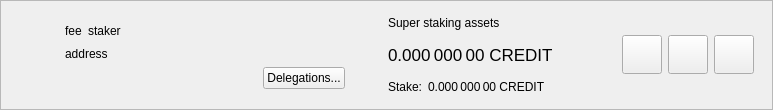
<?xml version="1.0" encoding="UTF-8"?>
<ui version="4.0">
 <class>SuperStakerItemWidget</class>
 <widget class="QWidget" name="SuperStakerItemWidget">
  <property name="geometry">
   <rect>
    <x>0</x>
    <y>0</y>
    <width>773</width>
    <height>110</height>
   </rect>
  </property>
  <property name="sizePolicy">
   <sizepolicy hsizetype="Preferred" vsizetype="Maximum">
    <horstretch>0</horstretch>
    <verstretch>0</verstretch>
   </sizepolicy>
  </property>
  <property name="windowTitle">
   <string>Form</string>
  </property>
  <layout class="QVBoxLayout" name="verticalLayout_2">
   <property name="spacing">
    <number>0</number>
   </property>
   <property name="leftMargin">
    <number>0</number>
   </property>
   <property name="topMargin">
    <number>0</number>
   </property>
   <property name="rightMargin">
    <number>0</number>
   </property>
   <property name="bottomMargin">
    <number>0</number>
   </property>
   <item>
    <widget class="QFrame" name="superStakerItemFrame">
     <property name="frameShape">
      <enum>QFrame::StyledPanel</enum>
     </property>
     <property name="frameShadow">
      <enum>QFrame::Raised</enum>
     </property>
     <layout class="QHBoxLayout" name="horizontalLayout">
      <property name="topMargin">
       <number>0</number>
      </property>
      <property name="bottomMargin">
       <number>0</number>
      </property>
      <item>
       <widget class="QLabel" name="superStakerLogo">
        <property name="sizePolicy">
         <sizepolicy hsizetype="Fixed" vsizetype="Fixed">
          <horstretch>0</horstretch>
          <verstretch>0</verstretch>
         </sizepolicy>
        </property>
        <property name="minimumSize">
         <size>
          <width>40</width>
          <height>40</height>
         </size>
        </property>
        <property name="alignment">
         <set>Qt::AlignCenter</set>
        </property>
       </widget>
      </item>
      <item>
       <widget class="QStackedWidget" name="stackedWidget">
        <property name="currentIndex">
         <number>0</number>
        </property>
        <widget class="QWidget" name="page">
         <layout class="QHBoxLayout" name="horizontalLayout_4">
          <item>
           <layout class="QHBoxLayout" name="horizontalLayout_3">
            <item>
             <layout class="QVBoxLayout" name="verticalLayout">
              <property name="rightMargin">
               <number>15</number>
              </property>
              <item>
               <spacer name="verticalSpacer_2">
                <property name="orientation">
                 <enum>Qt::Vertical</enum>
                </property>
                <property name="sizeHint" stdset="0">
                 <size>
                  <width>20</width>
                  <height>0</height>
                 </size>
                </property>
               </spacer>
              </item>
              <item alignment="Qt::AlignLeft">
               <widget class="QWidget" name="widgetSuperStaker" native="true">
                <property name="minimumSize">
                 <size>
                  <width>280</width>
                  <height>0</height>
                 </size>
                </property>
                <layout class="QHBoxLayout" name="horizontalLayout_2" stretch="0,0,1">
                 <property name="leftMargin">
                  <number>0</number>
                 </property>
                 <property name="topMargin">
                  <number>0</number>
                 </property>
                 <property name="rightMargin">
                  <number>0</number>
                 </property>
                 <property name="bottomMargin">
                  <number>0</number>
                 </property>
                 <item alignment="Qt::AlignLeft">
                  <widget class="QLabel" name="labelFee">
                   <property name="text">
                    <string>fee</string>
                   </property>
                   <property name="textInteractionFlags">
                    <set>Qt::LinksAccessibleByMouse|Qt::TextSelectableByMouse</set>
                   </property>
                  </widget>
                 </item>
                 <item alignment="Qt::AlignLeft">
                  <widget class="QLabel" name="labelStaker">
                   <property name="text">
                    <string>staker</string>
                   </property>
                   <property name="textInteractionFlags">
                    <set>Qt::LinksAccessibleByMouse|Qt::TextSelectableByMouse</set>
                   </property>
                  </widget>
                 </item>
                 <item>
                  <spacer name="horizontalSpacer">
                   <property name="orientation">
                    <enum>Qt::Horizontal</enum>
                   </property>
                   <property name="sizeType">
                    <enum>QSizePolicy::Minimum</enum>
                   </property>
                   <property name="sizeHint" stdset="0">
                    <size>
                     <width>0</width>
                     <height>20</height>
                    </size>
                   </property>
                  </spacer>
                 </item>
                </layout>
               </widget>
              </item>
              <item>
               <widget class="QLabel" name="labelAddress">
                <property name="text">
                 <string>address</string>
                </property>
                <property name="textInteractionFlags">
                 <set>Qt::LinksAccessibleByMouse|Qt::TextSelectableByMouse</set>
                </property>
               </widget>
              </item>
              <item alignment="Qt::AlignRight">
               <widget class="QPushButton" name="buttonDelegations">
                <property name="text">
                 <string>Delegations...</string>
                </property>
               </widget>
              </item>
              <item>
               <spacer name="verticalSpacer">
                <property name="orientation">
                 <enum>Qt::Vertical</enum>
                </property>
                <property name="sizeHint" stdset="0">
                 <size>
                  <width>20</width>
                  <height>0</height>
                 </size>
                </property>
               </spacer>
              </item>
             </layout>
            </item>
            <item>
             <widget class="QWidget" name="vLineAssets" native="true">
              <property name="sizePolicy">
               <sizepolicy hsizetype="Preferred" vsizetype="Preferred">
                <horstretch>0</horstretch>
                <verstretch>0</verstretch>
               </sizepolicy>
              </property>
              <property name="minimumSize">
               <size>
                <width>1</width>
                <height>0</height>
               </size>
              </property>
             </widget>
            </item>
            <item>
             <widget class="QWidget" name="widgetStakingAssets" native="true">
              <property name="sizePolicy">
               <sizepolicy hsizetype="Minimum" vsizetype="Preferred">
                <horstretch>0</horstretch>
                <verstretch>0</verstretch>
               </sizepolicy>
              </property>
              <layout class="QVBoxLayout" name="verticalLayout_3">
               <property name="leftMargin">
                <number>15</number>
               </property>
               <property name="topMargin">
                <number>0</number>
               </property>
               <property name="rightMargin">
                <number>15</number>
               </property>
               <property name="bottomMargin">
                <number>0</number>
               </property>
               <item>
                <widget class="QLabel" name="labelAssetsText">
                 <property name="text">
                  <string>Super staking assets</string>
                 </property>
                 <property name="alignment">
                  <set>Qt::AlignLeading|Qt::AlignLeft|Qt::AlignVCenter</set>
                 </property>
                </widget>
               </item>
               <item>
                <widget class="QLabel" name="labelAssets">
                 <property name="font">
                  <font>
                   <pointsize>13</pointsize>
                  </font>
                 </property>
                 <property name="cursor">
                  <cursorShape>IBeamCursor</cursorShape>
                 </property>
                 <property name="toolTip">
                  <string>Your current spendable balance</string>
                 </property>
                 <property name="text">
                  <string notr="true">0.000 000 00 CREDIT</string>
                 </property>
                 <property name="alignment">
                  <set>Qt::AlignLeading|Qt::AlignLeft|Qt::AlignVCenter</set>
                 </property>
                 <property name="textInteractionFlags">
                  <set>Qt::LinksAccessibleByMouse|Qt::TextSelectableByMouse</set>
                 </property>
                </widget>
               </item>
               <item>
                <layout class="QHBoxLayout" name="horizontalLayout_6">
                 <property name="spacing">
                  <number>6</number>
                 </property>
                 <item>
                  <widget class="QLabel" name="labelStakeText">
                   <property name="sizePolicy">
                    <sizepolicy hsizetype="Maximum" vsizetype="Preferred">
                     <horstretch>0</horstretch>
                     <verstretch>0</verstretch>
                    </sizepolicy>
                   </property>
                   <property name="text">
                    <string>Stake:</string>
                   </property>
                   <property name="alignment">
                    <set>Qt::AlignLeading|Qt::AlignLeft|Qt::AlignVCenter</set>
                   </property>
                  </widget>
                 </item>
                 <item>
                  <widget class="QLabel" name="labelStake">
                   <property name="text">
                    <string>0.000 000 00 CREDIT</string>
                   </property>
                   <property name="alignment">
                    <set>Qt::AlignLeading|Qt::AlignLeft|Qt::AlignVCenter</set>
                   </property>
                   <property name="textInteractionFlags">
                    <set>Qt::LinksAccessibleByMouse|Qt::TextSelectableByMouse</set>
                   </property>
                  </widget>
                 </item>
                 <item>
                  <spacer name="horizontalSpacer_4">
                   <property name="orientation">
                    <enum>Qt::Horizontal</enum>
                   </property>
                   <property name="sizeType">
                    <enum>QSizePolicy::Minimum</enum>
                   </property>
                   <property name="sizeHint" stdset="0">
                    <size>
                     <width>0</width>
                     <height>0</height>
                    </size>
                   </property>
                  </spacer>
                 </item>
                </layout>
               </item>
              </layout>
             </widget>
            </item>
            <item>
             <spacer name="horizontalSpacer_2">
              <property name="orientation">
               <enum>Qt::Horizontal</enum>
              </property>
              <property name="sizeHint" stdset="0">
               <size>
                <width>0</width>
                <height>20</height>
               </size>
              </property>
             </spacer>
            </item>
            <item>
             <widget class="QToolButton" name="buttonConfig">
              <property name="text">
               <string/>
              </property>
              <property name="iconSize">
               <size>
                <width>32</width>
                <height>32</height>
               </size>
              </property>
             </widget>
            </item>
            <item>
             <widget class="QToolButton" name="buttonSplit">
              <property name="text">
               <string/>
              </property>
              <property name="iconSize">
               <size>
                <width>32</width>
                <height>32</height>
               </size>
              </property>
             </widget>
            </item>
            <item>
             <widget class="QToolButton" name="buttonRemove">
              <property name="text">
               <string/>
              </property>
              <property name="iconSize">
               <size>
                <width>32</width>
                <height>32</height>
               </size>
              </property>
             </widget>
            </item>
           </layout>
          </item>
         </layout>
        </widget>
        <widget class="QWidget" name="page_2">
         <layout class="QHBoxLayout" name="horizontalLayout_5">
          <item>
           <widget class="QLabel" name="labelNewSuperStaker">
            <property name="text">
             <string>Add new super stakers</string>
            </property>
           </widget>
          </item>
          <item>
           <spacer name="horizontalSpacer_3">
            <property name="orientation">
             <enum>Qt::Horizontal</enum>
            </property>
            <property name="sizeHint" stdset="0">
             <size>
              <width>408</width>
              <height>20</height>
             </size>
            </property>
           </spacer>
          </item>
          <item>
           <widget class="QToolButton" name="buttonRestore">
            <property name="text">
             <string/>
            </property>
            <property name="iconSize">
             <size>
              <width>32</width>
              <height>32</height>
             </size>
            </property>
           </widget>
          </item>
          <item>
           <widget class="QToolButton" name="buttonAdd">
            <property name="text">
             <string/>
            </property>
            <property name="iconSize">
             <size>
              <width>32</width>
              <height>32</height>
             </size>
            </property>
           </widget>
          </item>
         </layout>
        </widget>
       </widget>
      </item>
     </layout>
    </widget>
   </item>
  </layout>
 </widget>
 <resources/>
 <connections/>
</ui>
